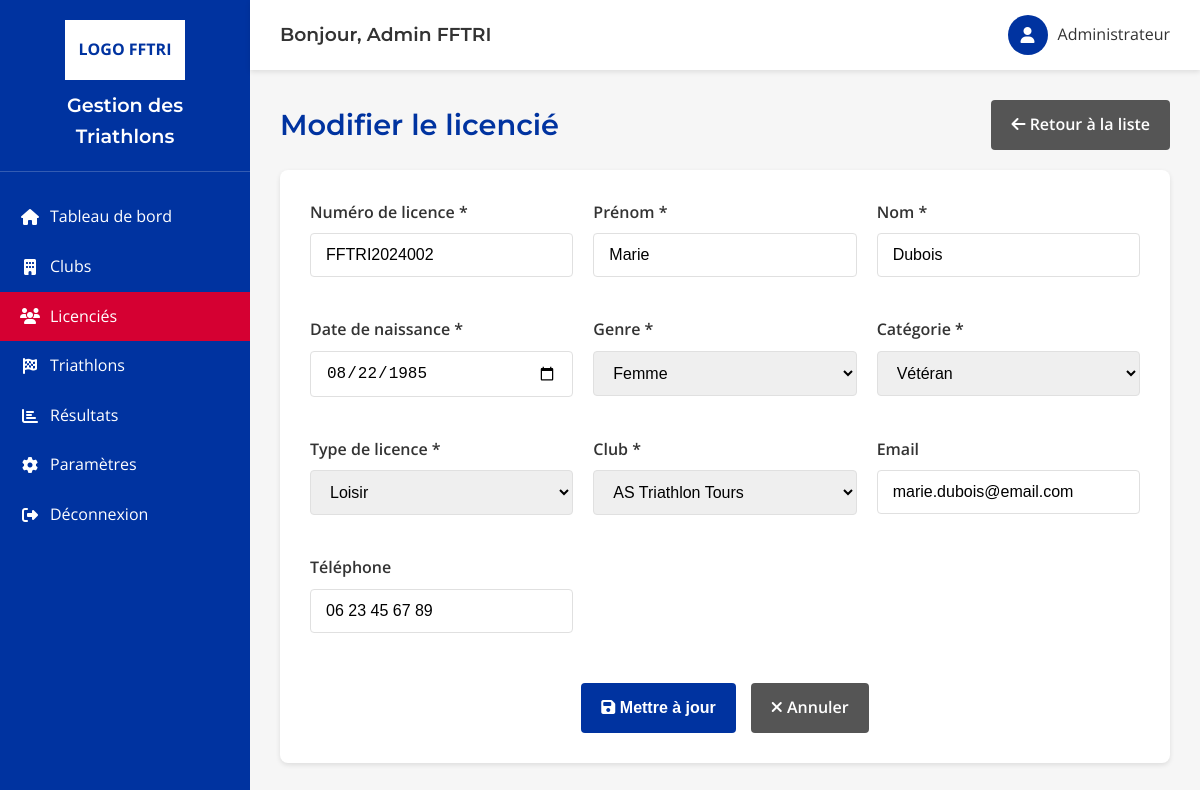
/index.php?module=licencies&action=edit&id=2 (signed in), run on the app's committed database.
### tables this page shows
CREATE TABLE licencies (
    id INT PRIMARY KEY AUTO_INCREMENT,
    license_number VARCHAR(20) UNIQUE NOT NULL,
    first_name VARCHAR(50) NOT NULL,
    last_name VARCHAR(50) NOT NULL,
    birth_date DATE,
    gender ENUM('M', 'F') NOT NULL,
    category ENUM('Junior', 'Senior', 'Vétéran') NOT NULL,
    license_type ENUM('Compétition', 'Loisir') NOT NULL,
    club_id INT NOT NULL,
    email VARCHAR(100),
    phone VARCHAR(20),
    created_at TIMESTAMP DEFAULT CURRENT_TIMESTAMP,
    updated_at TIMESTAMP DEFAULT CURRENT_TIMESTAMP ON UPDATE CURRENT_TIMESTAMP,
    FOREIGN KEY (club_id) REFERENCES clubs(id) ON DELETE CASCADE
);

CREATE TABLE clubs (
    id INT PRIMARY KEY AUTO_INCREMENT,
    name VARCHAR(100) NOT NULL,
    address VARCHAR(255),
    city VARCHAR(100) NOT NULL,
    phone VARCHAR(20),
    email VARCHAR(100),
    created_at TIMESTAMP DEFAULT CURRENT_TIMESTAMP,
    updated_at TIMESTAMP DEFAULT CURRENT_TIMESTAMP ON UPDATE CURRENT_TIMESTAMP
);

### app/core/Database.php (called while the page is built, shortened)
<?php
class Database {
    private static $instance = null;
    private $pdo;
    private function __construct() {
        try {
            $dsn = "mysql:host=" . DB_HOST . ";dbname=" . DB_NAME . ";charset=" . DB_CHARSET;
            $this->pdo = new PDO($dsn, DB_USER, DB_PASS, DB_OPTIONS);
        } catch (PDOException $e) {
            die("Erreur de connexion à la base de données : " . $e->getMessage());
        }
    }
    public static function getInstance() {
        if (self::$instance === null) {
            self::$instance = new self();
        }
        return self::$instance;
    }
    public function getConnection() {
        return $this->pdo;
    }
}
?>

### app/controllers/LicencieController.php (called while the page is built, shortened)
<?php
require_once __DIR__ . '/../models/Licencie.php';
require_once __DIR__ . '/../models/Club.php';
class LicencieController {
    private $licencieModel;
    private $clubModel;
    public function __construct() {
        $this->licencieModel = new Licencie();
        $this->clubModel = new Club();
    }
    public function edit($id) {
        $licencie = $this->licencieModel->getById($id);
        $clubs = $this->clubModel->getAll();
        return ['licencie' => $licencie, 'clubs' => $clubs];
    }
}
?>

### app/models/Licencie.php (called while the page is built, shortened)
<?php
require_once __DIR__ . '/../core/Database.php';
class Licencie {
    private $db;
    public function __construct() {
        $this->db = Database::getInstance()->getConnection();
    }
    public function getById($id) {
        $sql = "SELECT l.*, c.name as club_name FROM licencies l LEFT JOIN clubs c ON l.club_id = c.id WHERE l.id = :id";
        $stmt = $this->db->prepare($sql);
        $stmt->execute([':id' => $id]);
        return $stmt->fetch();
    }
}
?>

### app/models/Club.php (called while the page is built, shortened)
<?php
require_once __DIR__ . '/../core/Database.php';
class Club {
    private $db;
    public function __construct() {
        $this->db = Database::getInstance()->getConnection();
    }
    public function getAll() {
        $sql = "SELECT * FROM clubs ORDER BY name";
        $stmt = $this->db->query($sql);
        return $stmt->fetchAll();
    }
}
?>

### app/views/licencies/edit.php (the view, shortened to what this page needs)
<div class="page-title">
    <h1>Modifier le licencié</h1>
    <a href="index.php?module=licencies" class="btn btn-secondary">
        <i class="fas fa-arrow-left"></i> Retour à la liste
    </a>
</div>
<?php if (isset($data['licencie'])): ?>
<div class="form-container">
    <form method="POST" action="index.php?module=licencies&action=edit&id=<?= $data['licencie']['id'] ?>">
        <div class="form-grid">
            <div class="form-group">
                <label for="license_number">Numéro de licence *</label>
                <input type="text" id="license_number" name="license_number" class="form-control" required
                       value="<?= htmlspecialchars($_POST['license_number'] ?? $data['licencie']['license_number']) ?>">
            </div>
            <div class="form-group">
                <label for="first_name">Prénom *</label>
                <input type="text" id="first_name" name="first_name" class="form-control" required
                       value="<?= htmlspecialchars($_POST['first_name'] ?? $data['licencie']['first_name']) ?>">
            </div>
            <div class="form-group">
                <label for="last_name">Nom *</label>
                <input type="text" id="last_name" name="last_name" class="form-control" required
                       value="<?= htmlspecialchars($_POST['last_name'] ?? $data['licencie']['last_name']) ?>">
            </div>
            <div class="form-group">
                <label for="birth_date">Date de naissance *</label>
                <input type="date" id="birth_date" name="birth_date" class="form-control" required
                       value="<?= htmlspecialchars($_POST['birth_date'] ?? $data['licencie']['birth_date']) ?>">
            </div>
            <div class="form-group">
                <label for="gender">Genre *</label>
                <select id="gender" name="gender" class="form-control" required>
                    <option value="F" <?= ((isset($_POST['gender']) && $_POST['gender'] == 'F') || (!isset($_POST['gender']) && $data['licencie']['gender'] == 'F')) ? 'selected' : '' ?>>Femme</option>
                </select>
            </div>
            <div class="form-group">
                <label for="category">Catégorie *</label>
                <select id="category" name="category" class="form-control" required>
                    <option value="Vétéran" <?= ((isset($_POST['category']) && $_POST['category'] == 'Vétéran') || (!isset($_POST['category']) && $data['licencie']['category'] == 'Vétéran')) ? 'selected' : '' ?>>Vétéran</option>
                </select>
            </div>
            <div class="form-group">
                <label for="license_type">Type de licence *</label>
                <select id="license_type" name="license_type" class="form-control" required>
                    <option value="Loisir" <?= ((isset($_POST['license_type']) && $_POST['license_type'] == 'Loisir') || (!isset($_POST['license_type']) && $data['licencie']['license_type'] == 'Loisir')) ? 'selected' : '' ?>>Loisir</option>
                </select>
            </div>
            <div class="form-group">
                <label for="club_id">Club *</label>
                <select id="club_id" name="club_id" class="form-control" required>
                    <?php if (isset($data['clubs'])): ?>
                        <?php foreach ($data['clubs'] as $club): ?>
                            <option value="<?= $club['id'] ?>" <?= ((isset($_POST['club_id']) && $_POST['club_id'] == $club['id']) || (!isset($_POST['club_id']) && $data['licencie']['club_id'] == $club['id'])) ? 'selected' : '' ?>>
                                <?= htmlspecialchars($club['name']) ?>
                            </option>
                        <?php endforeach; ?>
                    <?php endif; ?>
                </select>
            </div>
            <div class="form-group">
                <label for="email">Email</label>
                <input type="email" id="email" name="email" class="form-control"
                       value="<?= htmlspecialchars($_POST['email'] ?? $data['licencie']['email']) ?>">
            </div>
            <div class="form-group">
                <label for="phone">Téléphone</label>
                <input type="tel" id="phone" name="phone" class="form-control"
                       value="<?= htmlspecialchars($_POST['phone'] ?? $data['licencie']['phone']) ?>">
            </div>
        </div>
        <div class="form-actions">
            <button type="submit" class="btn">
                <i class="fas fa-save"></i> Mettre à jour
            </button>
            <a href="index.php?module=licencies" class="btn btn-secondary">
                <i class="fas fa-times"></i> Annuler
            </a>
        </div>
    </form>
</div>
<?php else: ?>
<div style="background: #fee; color: #c33; padding: 20px; border-radius: 4px; text-align: center;">
    Licencié non trouvé.
</div>
<?php endif; ?>

### app/views/layouts/main.php (style rules this page uses)
:root { --fftri-blue: #0033A0; --fftri-red: #D50032; --white: #FFFFFF; --light-gray: #F6F6F6; --medium-gray: #E0E0E0; --dark-gray: #555555; --text-color: #333333; }
* { margin: 0; padding: 0; box-sizing: border-box; }
body { font-family: 'Open Sans', sans-serif; color: var(--text-color); background-color: var(--light-gray); line-height: 1.6; }
h1, h2, h3, h4, h5, h6 { font-family: 'Montserrat', sans-serif; font-weight: 600; }
.page-title { margin-bottom: 20px; display: flex; justify-content: space-between; align-items: center; }
.page-title h1 { color: var(--fftri-blue); font-size: 1.8rem; }
.btn { display: inline-block; padding: 12px 20px; background-color: var(--fftri-blue); color: var(--white); border: none; border-radius: 4px; cursor: pointer; font-size: 1rem; font-weight: 600; text-align: center; transition: background-color 0.3s; text-decoration: none; }
.form-group { margin-bottom: 20px; }
.form-group label { display: block; margin-bottom: 8px; font-weight: 600; }
.form-control { width: 100%; padding: 12px 15px; border: 1px solid var(--medium-gray); border-radius: 4px; font-size: 1rem; transition: border-color 0.3s; }

### app/views/licencies/edit.php (style rules this page uses)
.form-container { background: white; border-radius: 8px; padding: 30px; box-shadow: 0 2px 5px rgba(0, 0, 0, 0.1); max-width: 1000px; margin: 0 auto; }
.form-grid { display: grid; grid-template-columns: repeat(auto-fit, minmax(250px, 1fr)); gap: 20px; margin-bottom: 30px; }
.form-group label { display: block; margin-bottom: 8px; font-weight: 600; color: var(--text-color); }
.form-control { width: 100%; padding: 12px 15px; border: 1px solid var(--medium-gray); border-radius: 4px; font-size: 1rem; transition: border-color 0.3s; }
.form-actions { display: flex; gap: 15px; justify-content: center; }
.btn-secondary { background-color: var(--dark-gray); color: white; }

### data on the page
licencies: license_number "FFTRI2024002", first_name "Marie", last_name "Dubois", birth_date "08/22/1985", gender "Femme", category "Vétéran", license_type "Loisir", club_id "AS Triathlon Tours", email "marie.dubois@email.com", phone "06 23 45 67 89"

### other printed values
$_SESSION['user']['name'] "Admin FFTRI"
